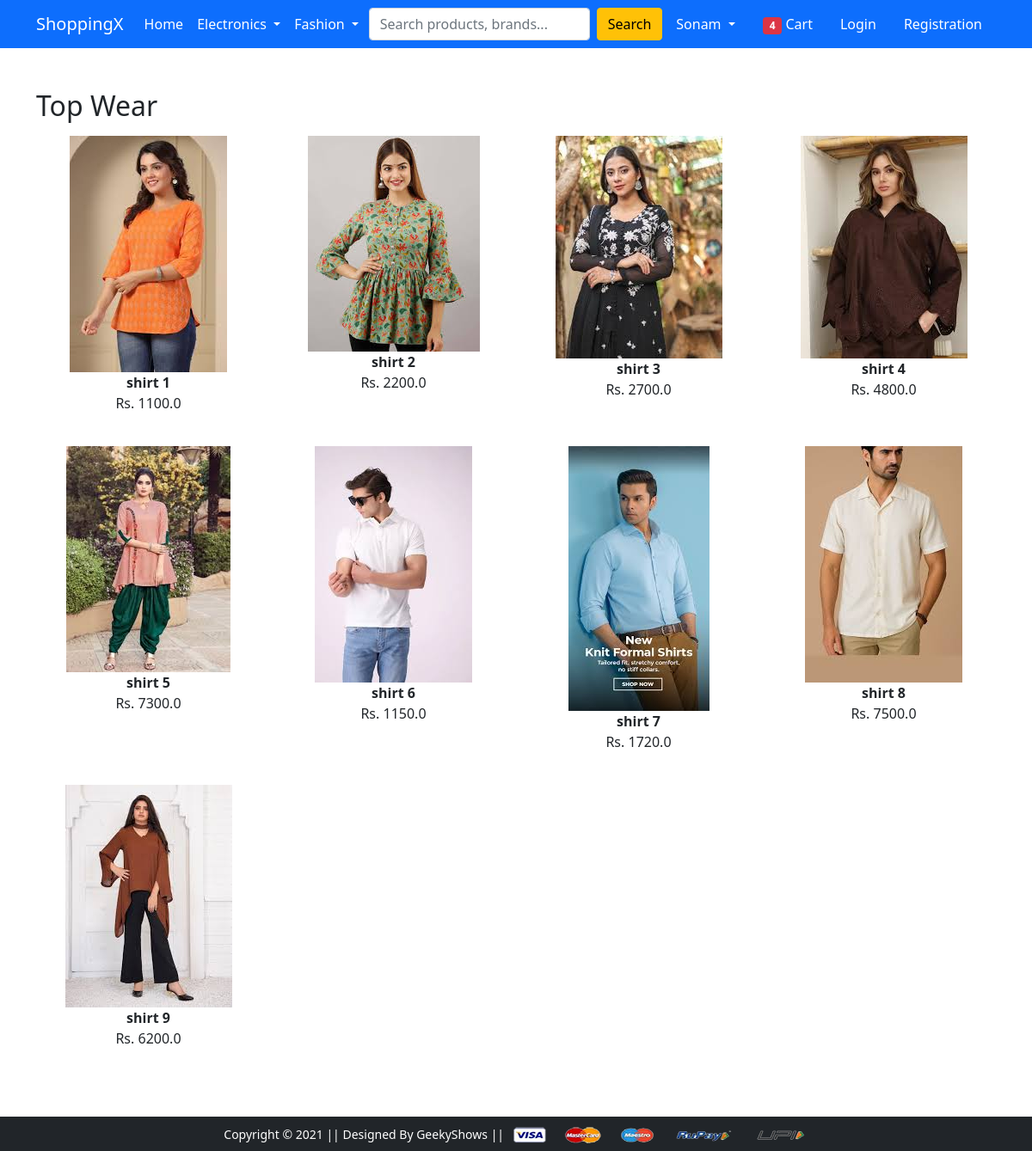
Screenshot of /topwear/ with the database file from the repository.
### app/models.py (models this page shows, shortened)
class Product(models.Model):
    title = models.CharField(max_length=100)
    selling_price = models.FloatField()
    discounted_price = models.FloatField()
    description = models.TextField()
    brand = models.CharField(max_length=100)
    category = models.CharField(choices=CATEGORY_CHOICES, max_length=2)
    product_image = models.ImageField(upload_to='productimg')

### app/views.py (the view)
# urls.py: path('topwear/', views.topwear, name='topwear'),
def topwear(request, data=None):
    if data is None:
        topwears = Product.objects.filter(category='TW')
    elif data == 'below':
        topwears = Product.objects.filter(category='TW', discounted_price__lt=1000)
    elif data == 'above':
        topwears = Product.objects.filter(category='TW', discounted_price__gt=1000)
    else:
        topwears = Product.objects.filter(category='TW')
    return render(request, 'app/topware.html', {'topwears': topwears})

### app/templates/app/topware.html (shortened to what this page needs)
{% extends 'app/base.html' %}
{% load static %}
{% block main-content %}
<div class="container my-5">
  <h2>Top Wear</h2>
  <div class="row">
    {% for product in topwears %}
    <div class="col-sm-3 text-center mb-4">
      <a href="{% url 'product-detail' product.id %}" class="btn">
        <img src="{{ product.product_image.url }}" alt="{{ product.title }}" class="img-fluid" height="200">
        <div class="fw-bold">{{ product.title }}</div>
        <div>Rs. {{ product.discounted_price }}</div>
      </a>
    </div>
    {% empty %}
    <p>No top wear products available.</p>
    {% endfor %}
  </div>
</div>
{% endblock main-content %}

### rows the page displays
Product: product_image (picture), title "shirt 1", discounted_price "1100.0"
Product: product_image (picture), title "shirt 2", discounted_price "2200.0"
Product: product_image (picture), title "shirt 3", discounted_price "2700.0"
Product: product_image (picture), title "shirt 4", discounted_price "4800.0"
Product: product_image (picture), title "shirt 5", discounted_price "7300.0"
Product: product_image (picture), title "shirt 6", discounted_price "1150.0"
Product: product_image (picture), title "shirt 7", discounted_price "1720.0"
Product: product_image (picture), title "shirt 8", discounted_price "7500.0"
Product: product_image (picture), title "shirt 9", discounted_price "6200.0"
